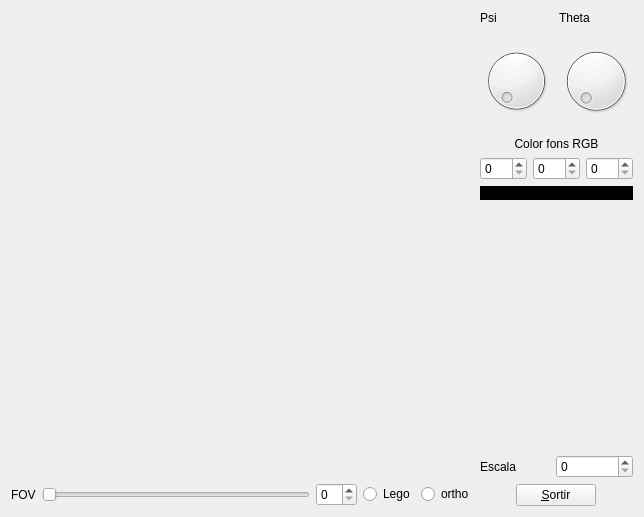
<?xml version="1.0" encoding="UTF-8"?>
<ui version="4.0">
 <class>MyForm</class>
 <widget class="QWidget" name="MyForm">
  <property name="geometry">
   <rect>
    <x>0</x>
    <y>0</y>
    <width>644</width>
    <height>517</height>
   </rect>
  </property>
  <property name="windowTitle">
   <string>IDI-Lab</string>
  </property>
  <layout class="QHBoxLayout" name="horizontalLayout_6">
   <item>
    <layout class="QVBoxLayout" name="verticalLayout_4">
     <item>
      <widget class="MyGLWidget" name="widget" native="true">
       <property name="sizePolicy">
        <sizepolicy hsizetype="Expanding" vsizetype="Expanding">
         <horstretch>0</horstretch>
         <verstretch>0</verstretch>
        </sizepolicy>
       </property>
       <property name="minimumSize">
        <size>
         <width>50</width>
         <height>50</height>
        </size>
       </property>
      </widget>
     </item>
     <item>
      <layout class="QHBoxLayout" name="horizontalLayout_4">
       <item>
        <widget class="QLabel" name="label_2">
         <property name="text">
          <string>FOV</string>
         </property>
        </widget>
       </item>
       <item>
        <widget class="QSlider" name="horizontalSlider">
         <property name="orientation">
          <enum>Qt::Horizontal</enum>
         </property>
        </widget>
       </item>
       <item>
        <widget class="QSpinBox" name="spinBox"/>
       </item>
       <item>
        <widget class="QRadioButton" name="radioButton">
         <property name="text">
          <string>Lego</string>
         </property>
        </widget>
       </item>
       <item>
        <widget class="QRadioButton" name="radioButton_2">
         <property name="text">
          <string>ortho</string>
         </property>
        </widget>
       </item>
      </layout>
     </item>
    </layout>
   </item>
   <item>
    <layout class="QVBoxLayout" name="verticalLayout_5">
     <item>
      <layout class="QHBoxLayout" name="horizontalLayout">
       <item>
        <layout class="QVBoxLayout" name="verticalLayout_3">
         <item>
          <widget class="QLabel" name="label_3">
           <property name="font">
            <font>
             <weight>50</weight>
             <bold>false</bold>
            </font>
           </property>
           <property name="text">
            <string>Psi</string>
           </property>
          </widget>
         </item>
         <item>
          <widget class="QDial" name="dial">
           <property name="maximum">
            <number>360</number>
           </property>
          </widget>
         </item>
        </layout>
       </item>
       <item>
        <layout class="QVBoxLayout" name="verticalLayout">
         <item>
          <widget class="QLabel" name="label_4">
           <property name="text">
            <string>Theta</string>
           </property>
          </widget>
         </item>
         <item>
          <widget class="QDial" name="dial_2">
           <property name="maximum">
            <number>360</number>
           </property>
          </widget>
         </item>
        </layout>
       </item>
      </layout>
     </item>
     <item>
      <layout class="QVBoxLayout" name="verticalLayout_2">
       <item>
        <widget class="QLabel" name="label_6">
         <property name="sizePolicy">
          <sizepolicy hsizetype="Preferred" vsizetype="Preferred">
           <horstretch>0</horstretch>
           <verstretch>0</verstretch>
          </sizepolicy>
         </property>
         <property name="text">
          <string>Color fons RGB</string>
         </property>
         <property name="alignment">
          <set>Qt::AlignCenter</set>
         </property>
        </widget>
       </item>
       <item>
        <layout class="QHBoxLayout" name="horizontalLayout_3">
         <item>
          <widget class="QSpinBox" name="spinBox_3">
           <property name="maximum">
            <number>255</number>
           </property>
           <property name="value">
            <number>0</number>
           </property>
          </widget>
         </item>
         <item>
          <widget class="QSpinBox" name="spinBox_4">
           <property name="maximum">
            <number>255</number>
           </property>
          </widget>
         </item>
         <item>
          <widget class="QSpinBox" name="spinBox_5">
           <property name="maximum">
            <number>255</number>
           </property>
          </widget>
         </item>
        </layout>
       </item>
       <item>
        <widget class="MyLabel" name="label_5">
         <property name="styleSheet">
          <string notr="true">background-color: rgb(0,0,0)</string>
         </property>
         <property name="text">
          <string/>
         </property>
        </widget>
       </item>
      </layout>
     </item>
     <item>
      <spacer name="verticalSpacer">
       <property name="orientation">
        <enum>Qt::Vertical</enum>
       </property>
       <property name="sizeHint" stdset="0">
        <size>
         <width>20</width>
         <height>40</height>
        </size>
       </property>
      </spacer>
     </item>
     <item>
      <layout class="QHBoxLayout" name="horizontalLayout_2">
       <item>
        <widget class="QLabel" name="label">
         <property name="maximumSize">
          <size>
           <width>70</width>
           <height>16777215</height>
          </size>
         </property>
         <property name="text">
          <string>Escala</string>
         </property>
         <property name="alignment">
          <set>Qt::AlignLeading|Qt::AlignLeft|Qt::AlignVCenter</set>
         </property>
        </widget>
       </item>
       <item>
        <widget class="QSpinBox" name="spinBox_2"/>
       </item>
      </layout>
     </item>
     <item>
      <layout class="QHBoxLayout" name="horizontalLayout_5">
       <item>
        <widget class="QPushButton" name="pushButton">
         <property name="sizePolicy">
          <sizepolicy hsizetype="Fixed" vsizetype="Fixed">
           <horstretch>0</horstretch>
           <verstretch>0</verstretch>
          </sizepolicy>
         </property>
         <property name="layoutDirection">
          <enum>Qt::LeftToRight</enum>
         </property>
         <property name="text">
          <string>&amp;Sortir</string>
         </property>
        </widget>
       </item>
      </layout>
     </item>
    </layout>
   </item>
  </layout>
 </widget>
 <customwidgets>
  <customwidget>
   <class>MyGLWidget</class>
   <extends>QWidget</extends>
   <header>MyGLWidget.h</header>
   <container>1</container>
   <slots>
    <signal>FOVcanviado(int)</signal>
    <signal>CanvioEscala(int)</signal>
    <signal>CanvioPsi(int)</signal>
    <signal>CanvioTheta(int)</signal>
    <signal>CanviColor()</signal>
    <slot>RecogerValor(int)</slot>
    <slot>activarLego()</slot>
    <slot>activarOrtho()</slot>
    <slot>RecogerEscalado(int)</slot>
    <slot>RecogerTheta(int)</slot>
    <slot>RecogerPsi(int)</slot>
    <slot>RecogerRGB(float,float,float)</slot>
   </slots>
  </customwidget>
  <customwidget>
   <class>MyLabel</class>
   <extends>QLabel</extends>
   <header>MyLabel.h</header>
   <slots>
    <signal>EnviarRGB(float,float,float)</signal>
    <slot>R(int)</slot>
    <slot>G(int)</slot>
    <slot>B(int)</slot>
   </slots>
  </customwidget>
 </customwidgets>
 <resources/>
 <connections>
  <connection>
   <sender>pushButton</sender>
   <signal>clicked()</signal>
   <receiver>MyForm</receiver>
   <slot>close()</slot>
   <hints>
    <hint type="sourcelabel">
     <x>567</x>
     <y>505</y>
    </hint>
    <hint type="destinationlabel">
     <x>571</x>
     <y>516</y>
    </hint>
   </hints>
  </connection>
  <connection>
   <sender>horizontalSlider</sender>
   <signal>valueChanged(int)</signal>
   <receiver>spinBox</receiver>
   <slot>setValue(int)</slot>
   <hints>
    <hint type="sourcelabel">
     <x>203</x>
     <y>487</y>
    </hint>
    <hint type="destinationlabel">
     <x>277</x>
     <y>505</y>
    </hint>
   </hints>
  </connection>
  <connection>
   <sender>spinBox</sender>
   <signal>valueChanged(int)</signal>
   <receiver>horizontalSlider</receiver>
   <slot>setValue(int)</slot>
   <hints>
    <hint type="sourcelabel">
     <x>277</x>
     <y>505</y>
    </hint>
    <hint type="destinationlabel">
     <x>203</x>
     <y>491</y>
    </hint>
   </hints>
  </connection>
  <connection>
   <sender>horizontalSlider</sender>
   <signal>valueChanged(int)</signal>
   <receiver>widget</receiver>
   <slot>RecogerValor(int)</slot>
   <hints>
    <hint type="sourcelabel">
     <x>203</x>
     <y>491</y>
    </hint>
    <hint type="destinationlabel">
     <x>249</x>
     <y>416</y>
    </hint>
   </hints>
  </connection>
  <connection>
   <sender>widget</sender>
   <signal>FOVcanviado(int)</signal>
   <receiver>horizontalSlider</receiver>
   <slot>setValue(int)</slot>
   <hints>
    <hint type="sourcelabel">
     <x>173</x>
     <y>285</y>
    </hint>
    <hint type="destinationlabel">
     <x>166</x>
     <y>489</y>
    </hint>
   </hints>
  </connection>
  <connection>
   <sender>radioButton</sender>
   <signal>clicked()</signal>
   <receiver>widget</receiver>
   <slot>activarLego()</slot>
   <hints>
    <hint type="sourcelabel">
     <x>308</x>
     <y>497</y>
    </hint>
    <hint type="destinationlabel">
     <x>413</x>
     <y>384</y>
    </hint>
   </hints>
  </connection>
  <connection>
   <sender>radioButton_2</sender>
   <signal>clicked()</signal>
   <receiver>widget</receiver>
   <slot>activarOrtho()</slot>
   <hints>
    <hint type="sourcelabel">
     <x>357</x>
     <y>490</y>
    </hint>
    <hint type="destinationlabel">
     <x>413</x>
     <y>449</y>
    </hint>
   </hints>
  </connection>
  <connection>
   <sender>spinBox_2</sender>
   <signal>valueChanged(int)</signal>
   <receiver>widget</receiver>
   <slot>RecogerEscalado(int)</slot>
   <hints>
    <hint type="sourcelabel">
     <x>574</x>
     <y>472</y>
    </hint>
    <hint type="destinationlabel">
     <x>65</x>
     <y>451</y>
    </hint>
   </hints>
  </connection>
  <connection>
   <sender>widget</sender>
   <signal>CanvioEscala(int)</signal>
   <receiver>spinBox_2</receiver>
   <slot>setValue(int)</slot>
   <hints>
    <hint type="sourcelabel">
     <x>100</x>
     <y>436</y>
    </hint>
    <hint type="destinationlabel">
     <x>598</x>
     <y>472</y>
    </hint>
   </hints>
  </connection>
  <connection>
   <sender>dial_2</sender>
   <signal>valueChanged(int)</signal>
   <receiver>widget</receiver>
   <slot>RecogerTheta(int)</slot>
   <hints>
    <hint type="sourcelabel">
     <x>631</x>
     <y>134</y>
    </hint>
    <hint type="destinationlabel">
     <x>413</x>
     <y>307</y>
    </hint>
   </hints>
  </connection>
  <connection>
   <sender>dial</sender>
   <signal>valueChanged(int)</signal>
   <receiver>widget</receiver>
   <slot>RecogerPsi(int)</slot>
   <hints>
    <hint type="sourcelabel">
     <x>506</x>
     <y>87</y>
    </hint>
    <hint type="destinationlabel">
     <x>413</x>
     <y>97</y>
    </hint>
   </hints>
  </connection>
  <connection>
   <sender>widget</sender>
   <signal>CanvioPsi(int)</signal>
   <receiver>dial</receiver>
   <slot>setValue(int)</slot>
   <hints>
    <hint type="sourcelabel">
     <x>354</x>
     <y>226</y>
    </hint>
    <hint type="destinationlabel">
     <x>514</x>
     <y>129</y>
    </hint>
   </hints>
  </connection>
  <connection>
   <sender>widget</sender>
   <signal>CanvioTheta(int)</signal>
   <receiver>dial_2</receiver>
   <slot>setValue(int)</slot>
   <hints>
    <hint type="sourcelabel">
     <x>413</x>
     <y>254</y>
    </hint>
    <hint type="destinationlabel">
     <x>631</x>
     <y>134</y>
    </hint>
   </hints>
  </connection>
  <connection>
   <sender>spinBox_3</sender>
   <signal>valueChanged(int)</signal>
   <receiver>label_5</receiver>
   <slot>R(int)</slot>
   <hints>
    <hint type="sourcelabel">
     <x>458</x>
     <y>176</y>
    </hint>
    <hint type="destinationlabel">
     <x>459</x>
     <y>210</y>
    </hint>
   </hints>
  </connection>
  <connection>
   <sender>spinBox_4</sender>
   <signal>valueChanged(int)</signal>
   <receiver>label_5</receiver>
   <slot>G(int)</slot>
   <hints>
    <hint type="sourcelabel">
     <x>516</x>
     <y>179</y>
    </hint>
    <hint type="destinationlabel">
     <x>519</x>
     <y>208</y>
    </hint>
   </hints>
  </connection>
  <connection>
   <sender>spinBox_5</sender>
   <signal>valueChanged(int)</signal>
   <receiver>label_5</receiver>
   <slot>B(int)</slot>
   <hints>
    <hint type="sourcelabel">
     <x>581</x>
     <y>180</y>
    </hint>
    <hint type="destinationlabel">
     <x>585</x>
     <y>208</y>
    </hint>
   </hints>
  </connection>
  <connection>
   <sender>label_5</sender>
   <signal>EnviarRGB(float,float,float)</signal>
   <receiver>widget</receiver>
   <slot>RecogerRGB(float,float,float)</slot>
   <hints>
    <hint type="sourcelabel">
     <x>430</x>
     <y>209</y>
    </hint>
    <hint type="destinationlabel">
     <x>391</x>
     <y>209</y>
    </hint>
   </hints>
  </connection>
 </connections>
</ui>
